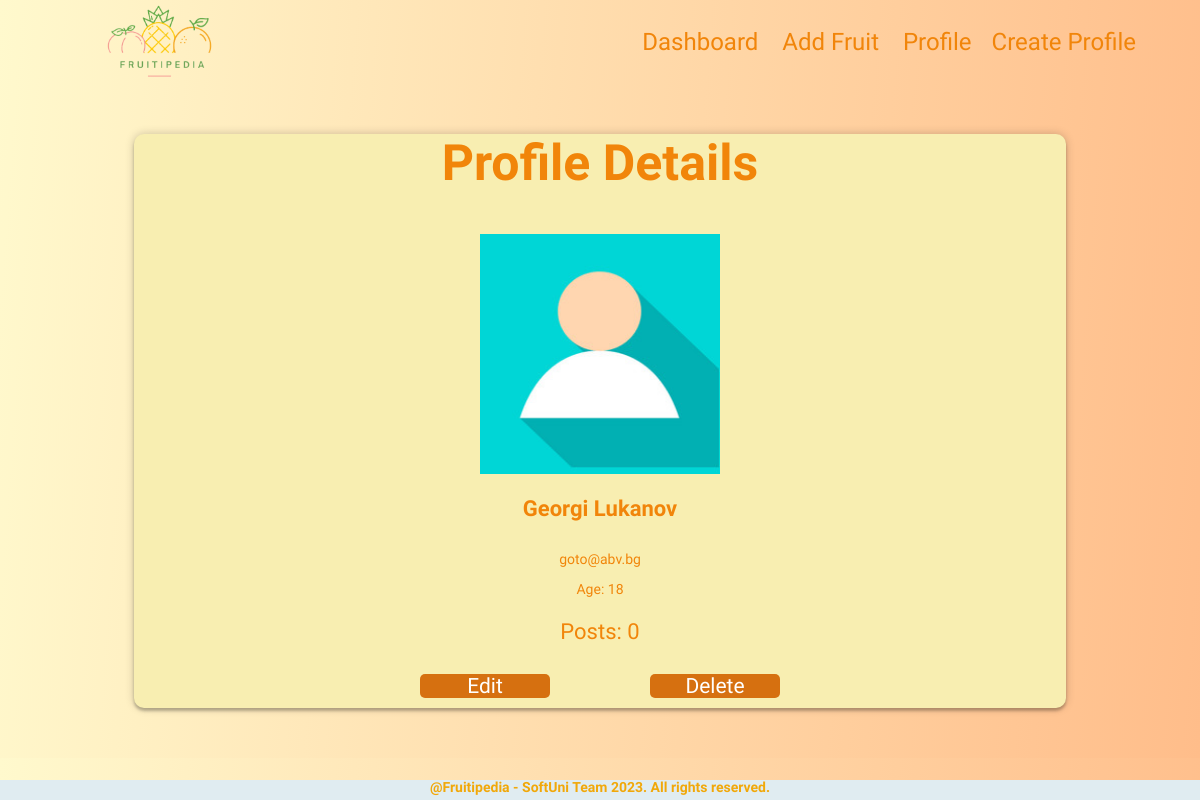
/profile/details/, run on an earlier commit of the app's database.
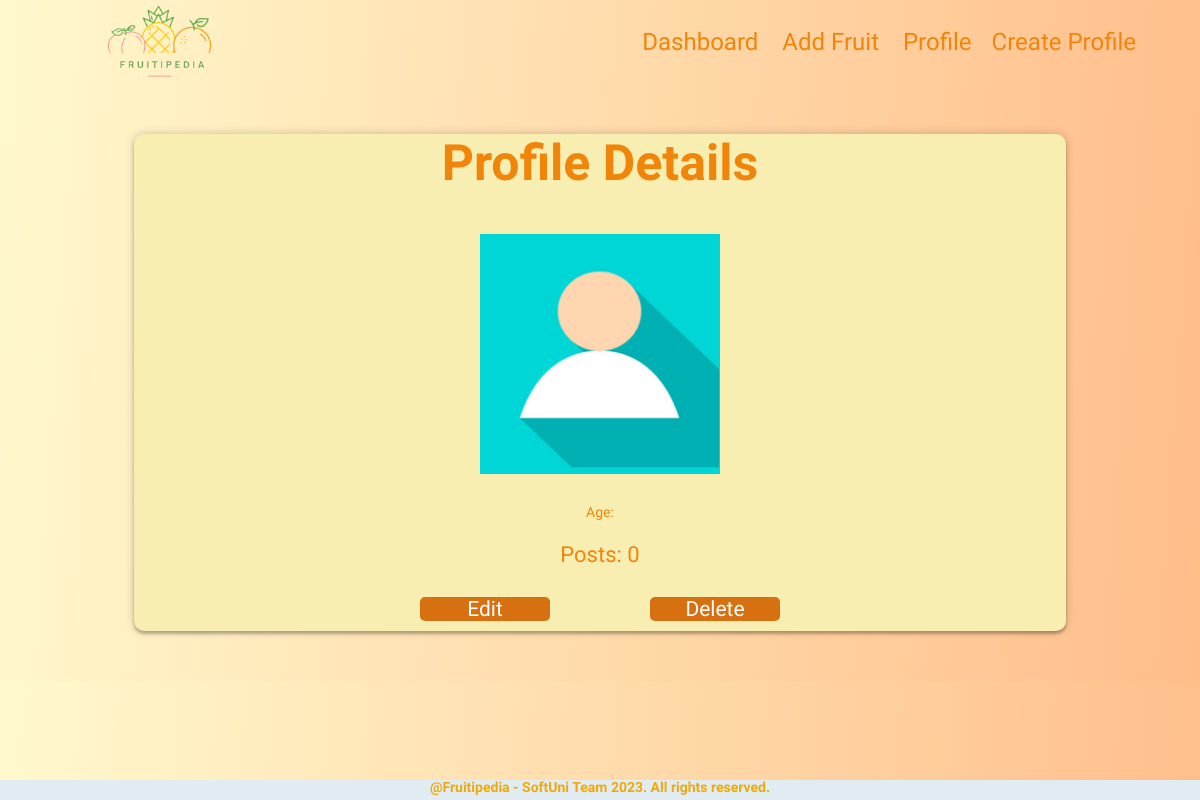
And on a later commit of the database.
### regular_exam/my_web/models.py (models this page shows)
class Profile(models.Model):
    PROFILE_FIRST_NAME_MAX_LEN = 25
    PROFILE_FIRST_NAME_MIN_LEN = 2
    FIRST_NAME_ERROR_MSG_MIN_LEN = 'It should consist of a minimum of 2 characters!'
    PROFILE_LAST_NAME_MAX_LEN = 35
    PROFILE_LAST_NAME_MIN_LEN = 1
    LAST_NAME_ERROR_MSG_MIN_LEN = 'It should consist of a minimum of 1 characters!'
    EMAIL_MAX_LEN = 40
    PASSWORD_MAX_LEN = 20
    PASSWORD_MIN_LEN = 8
    PASSWORD_ERROR_MSG_MIN_LEN = 'It should consist of a minimum of 8 characters!'
    first_name = models.CharField(
        max_length=PROFILE_FIRST_NAME_MAX_LEN,
        validators=[
            validators.MinLengthValidator(PROFILE_FIRST_NAME_MIN_LEN, message=FIRST_NAME_ERROR_MSG_MIN_LEN),
            validate_name_starts_with_letter,
        ]
    )
    last_name = models.CharField(
        max_length=PROFILE_LAST_NAME_MAX_LEN,
        validators=[
            validators.MinLengthValidator(PROFILE_LAST_NAME_MIN_LEN, message=LAST_NAME_ERROR_MSG_MIN_LEN),
            validate_name_starts_with_letter,
        ]
    )
    email = models.EmailField(
        max_length=EMAIL_MAX_LEN,
    )
    password = models.CharField(
        max_length=PASSWORD_MAX_LEN,
        validators=[validators.MinLengthValidator(PASSWORD_MIN_LEN, message=PASSWORD_ERROR_MSG_MIN_LEN)]
    )
    image_url = models.URLField(
        blank=True,
        null=True,
    )
    age = models.PositiveIntegerField(
        default=18,
        null=True,
        blank=True,
    )

### regular_exam/my_web/views.py (the view)
# urls.py: path('details/', details_profile, name='details-profile'),
def details_profile(request):
    profile = get_profile()
    fruits = Fruit.objects.all()
    context = {'profile': profile, 'fruits': fruits, }
    return render(request, 'profile/details-profile.html', context, )

### regular_exam/my_web/views.py (called while the page is built)
def get_profile():
    return Profile.objects.first()

### templates/profile/details-profile.html
{% extends 'base.html' %}
{% load static %}
{% block content %}
    <main>
        <section id="details">
            <div id="details-wrapper">
                <h2>Profile Details</h2>
                {% if profile.image_url %}
                    <img id="details-img" src="{{ profile.image_url }}"
                         alt="profile img"/>
                {% else %}
                    <img id="details-img" src="{% static 'images/default.jpg' %}" alt="profile img"/>
                {% endif %}
                <p id="details-title">{{ profile.first_name }} {{ profile.last_name }}</p>
                <div id="info-wrapper">
                    <div id="details-description">
                        <p>
                            {{ profile.email }}
                        </p>
                        <p>
                            Age: {{ profile.age }}
                        </p>
                        <p id="nutrition">Posts: {{ fruits.count }}</p>
                    </div>
                    <div id="action-buttons">
                        <a href="{% url 'edit-profile' %}" id="edit-btn">Edit</a>
                        <a href="{% url 'delete-profile' %}" id="delete-btn">Delete</a>
                    </div>
                </div>
            </div>
        </section>
    </main>
{% endblock %}

What changed in the data, as far as the page shows it:
removed Profile: first_name "Georgi", last_name "Lukanov", email "goto@abv.bg", age "18"
